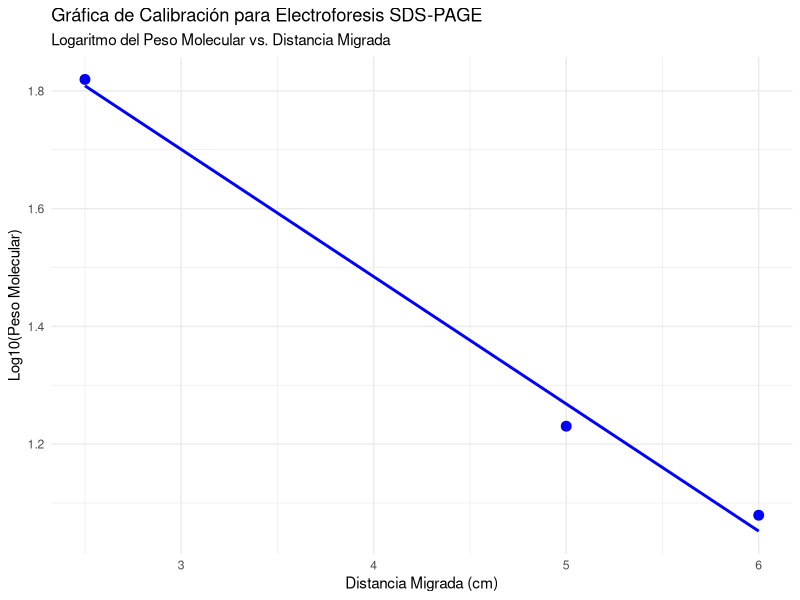
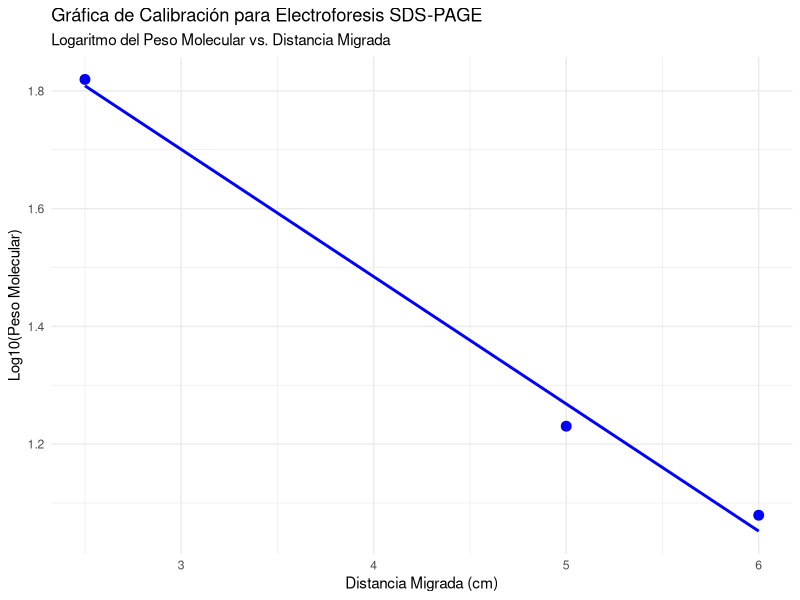

Here is the R script that generated these plots, in order:
# ==========================================================================
# Electroforesis de Proteínas (SDS-PAGE)
# ==========================================================================
# Autor: Dr. José Juan Torres Martínez
# Docente de Ciencias Químicas
# Universidad Autónoma de San Luis Potosí (UASLP)
# México
#
# Material académico para estudiantes
#
# Descripción: Analizar la migración de proteínas en un gel de poliacrilamida
# ==========================================================================


# Instalar y cargar librerías necesarias  
if (!require(ggplot2)) install.packages("ggplot2", dependencies = TRUE)  
library(ggplot2)  

# Datos del problema  
proteinas <- c("Albúmina", "Citocromo C", "Mioglobina")  
peso_molecular <- c(66, 12, 17)  # en kDa  
distancia_migrada <- c(2.5, 6.0, 5.0)  # en cm  

# Crear un data frame con los datos  
datos <- data.frame(  
  Proteina = proteinas,  
  Peso_Molecular = peso_molecular,  
  Distancia = distancia_migrada  
)  

# 1. Gráfica de calibración (log(Peso Molecular) vs. Distancia Migrada)  
p <- ggplot(datos, aes(x = Distancia, y = log10(Peso_Molecular))) +  
  geom_point(size = 3, color = "blue") +
  geom_smooth(method = "lm", se = FALSE, color = "blue") +  
  labs(  
    title = "Gráfica de Calibración para Electroforesis SDS-PAGE",  
    subtitle = "Logaritmo del Peso Molecular vs. Distancia Migrada",  
    x = "Distancia Migrada (cm)",  
    y = "Log10(Peso Molecular)"  
  ) +  
  theme_minimal()

# Mostrar gráfico
print(p)

# Guardar el gráfico
ggsave("ejemplo_24_sds_page.png", plot = p, width = 8, height = 6, dpi = 300)


# --------------------------------------------------------------------------
# Interpretación: Gráfica de Calibración para Electroforesis SDS-PAGE
# --------------------------------------------------------------------------
# - Eje X: Distancia migrada en el gel, en centímetros (cm). Se mide desde el
#   punto de siembra hasta donde llegó cada banda de proteína.
# - Eje Y: Log10 del peso molecular. Es el logaritmo en base 10 del peso
#   molecular (los datos están en kilodaltons, kDa), por lo que es adimensional:
#   un logaritmo no tiene unidades. Un valor de 1,8 equivale a unos 66 kDa y un
#   valor de 1,1 a unos 12 kDa.
# - Lo que se aprecia: tres puntos que bajan de izquierda a derecha: la
#   Albúmina (66 kDa) migró solo 2,5 cm, la Mioglobina (17 kDa) migró 5,0 cm y
#   el Citocromo C (12 kDa) llegó más lejos, 6,0 cm. La línea recta del gráfico
#   es la recta de regresión ajustada con estos tres puntos, y tiene pendiente
#   negativa.
# - Qué significa: en SDS-PAGE las proteínas pequeñas atraviesan mejor los poros
#   del gel y migran más lejos, mientras que las grandes se quedan atrás. Por
#   eso la recta permite estimar el peso molecular de una proteína desconocida
#   a partir de lo que migra: el script lo hace para una banda a 4,2 cm.

# 2. Ecuación de la recta de calibración (regresión lineal)  
modelo <- lm(log10(Peso_Molecular) ~ Distancia, data = datos)  
coeficientes <- coef(modelo)  
cat("Ecuación de la recta de calibración:\n")  
cat("log10(Peso Molecular) =", round(coeficientes[1], 2), "+", round(coeficientes[2], 2), "* Distancia\n\n")  

# 3. Predicción del peso molecular para una proteína desconocida  
distancia_desconocida <- 4.2  # en cm  
log_peso_predicho <- coeficientes[1] + coeficientes[2] * distancia_desconocida  
peso_predicho <- 10^log_peso_predicho  
cat("Peso molecular estimado para una proteína que migra", distancia_desconocida, "cm:", round(peso_predicho, 2), "kDa\n\n")  

# 4. Análisis de resultados  
cat("Análisis de resultados:\n")  
cat("Las proteínas migran distancias diferentes debido a su tamaño molecular.\n")  
cat("Las proteínas más pequeñas (menor peso molecular) migran más lejos en el gel,\n")  
cat("mientras que las proteínas más grandes (mayor peso molecular) migran menos.\n")  


# --------------------------------------------------------------------------
# Qué aprendimos
# --------------------------------------------------------------------------
# - En SDS-PAGE, la distancia migrada (cm) depende del tamaño: las proteínas
#   pequeñas migran más lejos que las grandes.
# - Graficar el logaritmo del peso molecular contra la distancia da una recta
#   de calibración: el eje Y es adimensional porque un logaritmo no tiene
#   unidades, y los pesos se expresan en kDa.
# - Con la ecuación de esa recta se estima el peso molecular (kDa) de una
#   proteína desconocida midiendo solo cuánto migró en el gel.
# - La calibración de este ejemplo usa solo tres proteínas, así que es una
#   recta aproximada para aprender el método, no una calibración de laboratorio.
